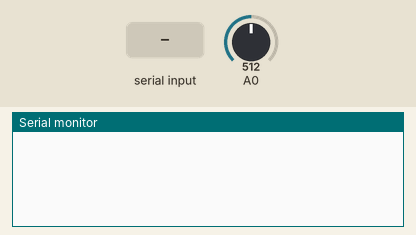
Bench run of a sketch on a simulated Arduino Uno, built with avr-gcc and run on an emulated ATmega328P. Parts: the last lines printed to the serial monitor. The inputs (shaded band) are chosen by the test bench; at power-on: A0 = 512.

Above: at 1.2 s.
1.3 s: "c" received over Serial
At 1.6 s:
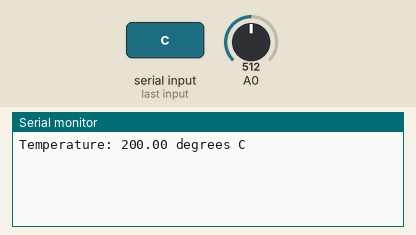
2.8 s: "f" received over Serial
At 4.0 s:
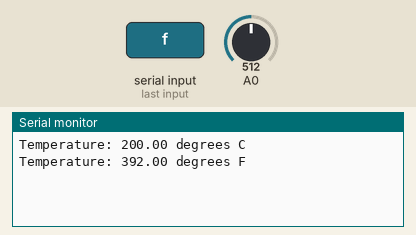

The sketch:

remote_controlled_thermometer.ino
```cpp
// Project 49 - Building a Remote Control Thermometer
char a;
float voltage = 0;
float sensor = 0;
float celsius = 0;
float fahrenheit = 0;
float photocell = 0;
void setup()
{
  Serial.begin(9600);
}
void sendC()
{
  sensor = analogRead(0);
  voltage = ((sensor * 5000) / 1024);
  voltage = voltage - 500;
  celsius = voltage / 10;
  fahrenheit = ((celsius * 1.8) + 32);
  Serial.print("Temperature: ");
  Serial.print(celsius, 2);
  Serial.println(" degrees C");
}
void sendF()
{
  sensor = analogRead(0);
  voltage = ((sensor * 5000) / 1024);
  voltage = voltage - 500;
  celsius = voltage / 10;
  fahrenheit = ((celsius * 1.8) + 32);
  Serial.print("Temperature: ");
  Serial.print(fahrenheit, 2);
  Serial.println(" degrees F");
}
void getCommand()
{
  Serial.flush();
  while (Serial.available() == 0)
  {
    // do nothing until data arrives from XBee
  }
  while (Serial.available() > 0)
  {
    a = Serial.read(); // read the number in the serial buffer
  }
}
void loop()
{
  getCommand();// listen for command from PC
  switch (a)
  {
    case 'c':
      // send temperature in Celsius
      sendC();
      break;
    case 'f':
      // send temperature in Fahrenheit
      sendF();
      break;
  }
}
```

Measured:
- after the input at 1.3 s, the serial monitor: prints a new line at once (image 1)
- after the input at 2.8 s, the serial monitor: prints a new line at once (image 2)
